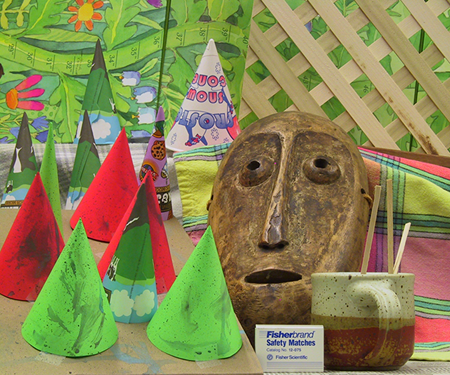
%> input picture LAB8/IN LAB/S01R.png, 450 x 375 px
$ octave lab8.m   (GNU Octave 9; MATLAB toolbox functions it lacks are replaced by stand-ins)
%> lines starting %> are read from the running program, lines starting %| are printed output that depends on the picture
close all;clear all;clc;
%%
imageRight=imread('S01R.png');
%> imageRight is the input picture: size 375x450x3 uint8; mean R, G, B 137.4, 133.3, 83.6
imageLeft=imread('S01L.png');
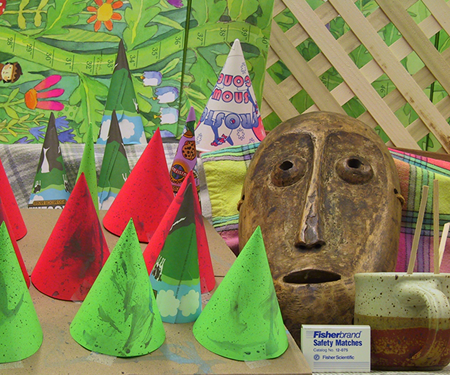
%> input picture LAB8/IN LAB/S01L.png, 450 x 375 px
%> imageLeft is the input picture: size 375x450x3 uint8; mean R, G, B 132.6, 130.2, 82.3

imageRight=rgb2gray(imageRight);
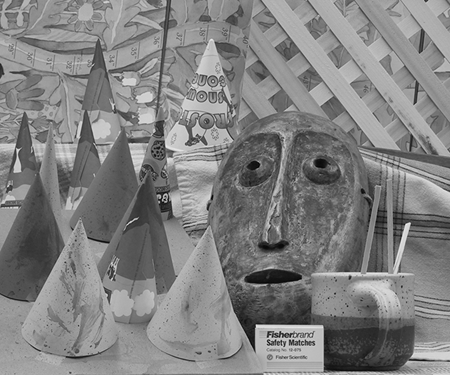
%> imageRight: size 375x450 uint8; min 0, max 244, mean 128.9
imageRight=double(imageRight)
%> imageRight: size 375x450 double

imageLeft=rgb2gray(imageLeft);
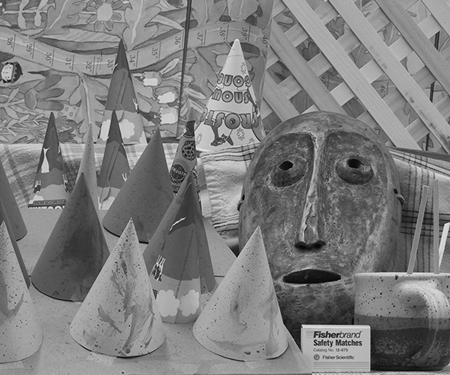
%> imageLeft: size 375x450 uint8; min 0, max 235, mean 125.5
imageLeft=double(imageLeft)
%> imageLeft: size 375x450 double

w=60; %width of the correlation window should be based on the "scale" of the scene
% w=40 for S00L and S00R
% w=60 for S01L and S01R
k=5;

offset=w+k;

imageRight = padarray(imageRight,[offset offset],'both');
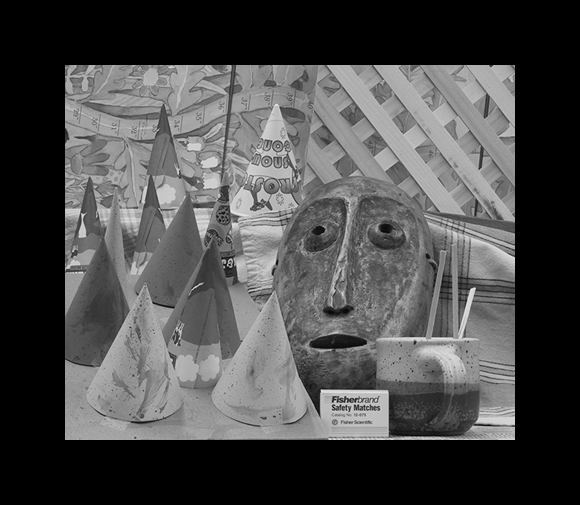
%> imageRight: size 505x580 double; min 0, max 244, mean 74.2
imageLeft = padarray(imageLeft,[offset offset],'both');
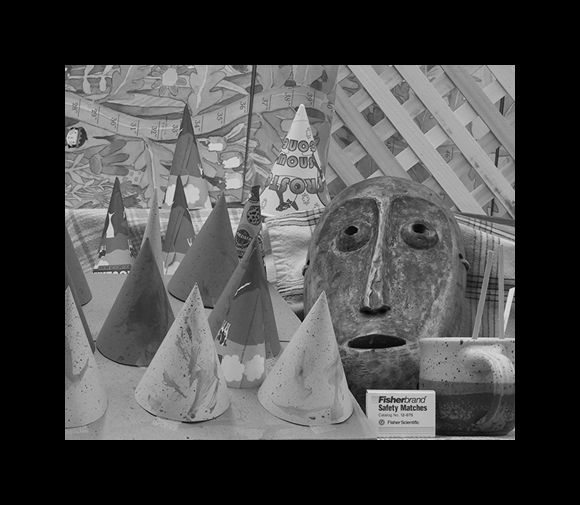
%> imageLeft: size 505x580 double; min 0, max 235, mean 72.3

[dimensionY,dimensionX]=size(imageLeft);
%> dimensionY = 505; dimensionX = 580
disparity=zeros(dimensionY,dimensionX);

%> (the run ends here)
